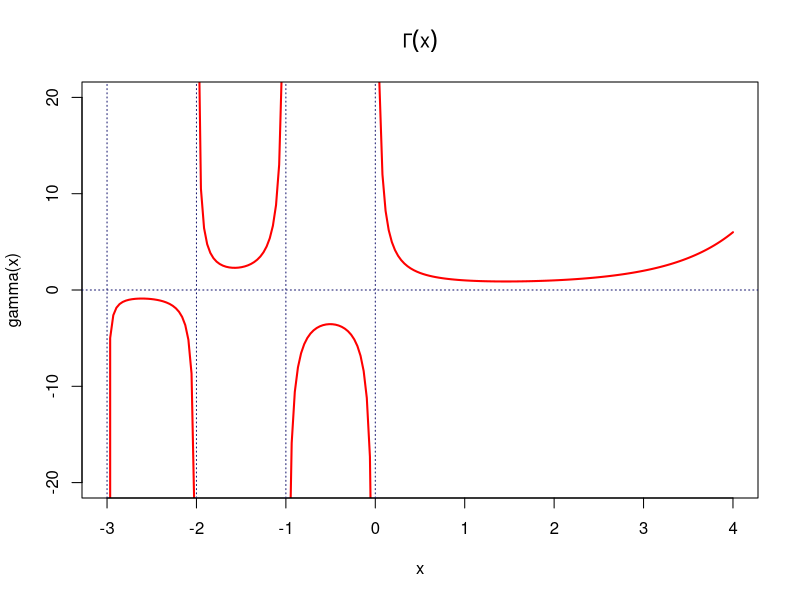
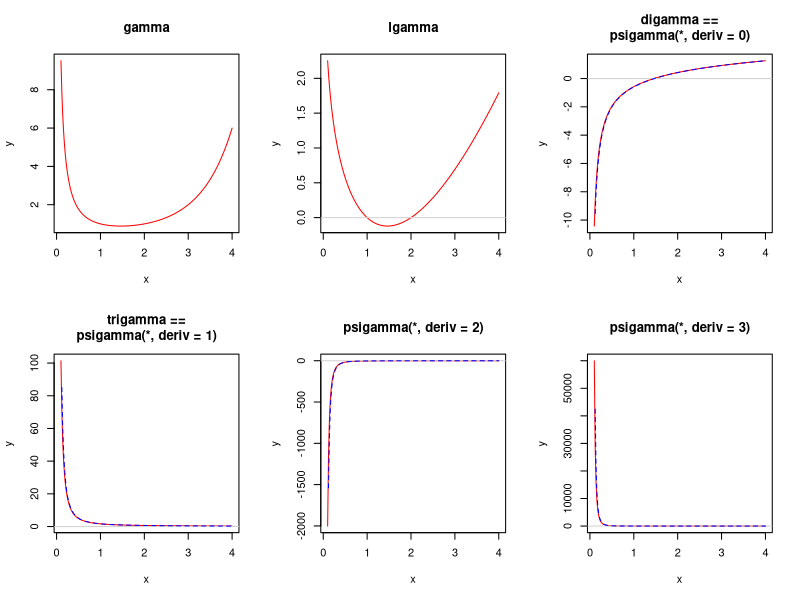

Here is the R script that generated these plots, in order:
# NOT RUN {
require(graphics)

choose(5, 2)
for (n in 0:10) print(choose(n, k = 0:n))

factorial(100)
lfactorial(10000)

## gamma has 1st order poles at 0, -1, -2, ...
## this will generate loss of precision warnings, so turn off
op <- options("warn")
options(warn = -1)
x <- sort(c(seq(-3, 4, length.out = 201), outer(0:-3, (-1:1)*1e-6, "+")))
plot(x, gamma(x), ylim = c(-20,20), col = "red", type = "l", lwd = 2,
     main = expression(Gamma(x)))
abline(h = 0, v = -3:0, lty = 3, col = "midnightblue")
options(op)

x <- seq(0.1, 4, length.out = 201); dx <- diff(x)[1]
par(mfrow = c(2, 3))
for (ch in c("", "l","di","tri","tetra","penta")) {
  is.deriv <- nchar(ch) >= 2
  nm <- paste0(ch, "gamma")
  if (is.deriv) {
    dy <- diff(y) / dx # finite difference
    der <- which(ch == c("di","tri","tetra","penta")) - 1
    nm2 <- paste0("psigamma(*, deriv = ", der,")")
    nm  <- if(der >= 2) nm2 else paste(nm, nm2, sep = " ==\n")
    y <- psigamma(x, deriv = der)
  } else {
    y <- get(nm)(x)
  }
  plot(x, y, type = "l", main = nm, col = "red")
  abline(h = 0, col = "lightgray")
  if (is.deriv) lines(x[-1], dy, col = "blue", lty = 2)
}
par(mfrow = c(1, 1))

## "Extended" Pascal triangle:
fN <- function(n) formatC(n, width=2)
for (n in -4:10) {
  cat(fN(n),":", fN(choose(n, k = -2:max(3, n+2))))
  cat("\n")
}

## R code version of choose()  [simplistic; warning for k < 0]:
mychoose <- function(r, k)
  ifelse(k <= 0, (k == 0),
         sapply(k, function(k) prod(r:(r-k+1))) / factorial(k))
k <- -1:6
cbind(k = k, choose(1/2, k), mychoose(1/2, k))

## Binomial theorem for n = 1/2 ;
## sqrt(1+x) = (1+x)^(1/2) = sum_{k=0}^Inf  choose(1/2, k) * x^k :
k <- 0:10 # 10 is sufficient for ~ 9 digit precision:
sqrt(1.25)
sum(choose(1/2, k)* .25^k)

# }